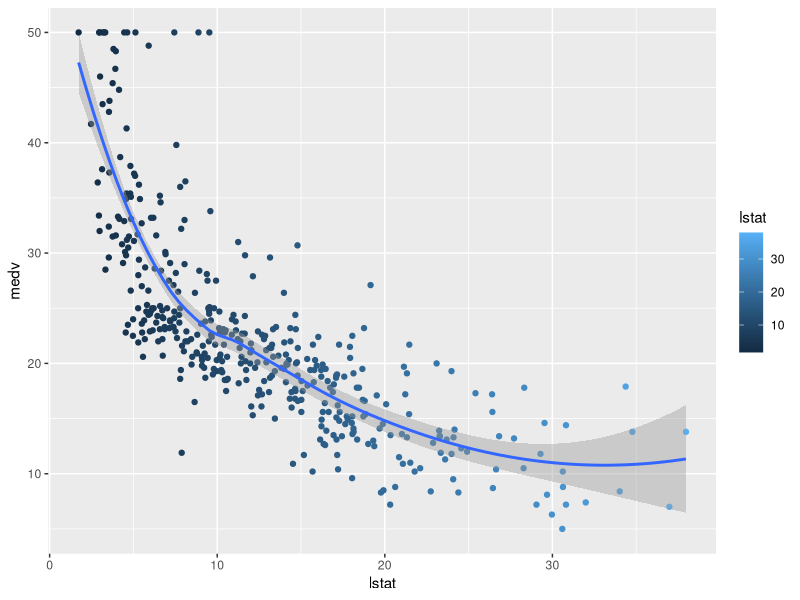

The R source for this figure: (Note: this script raises an error after producing the figure.)
# Load the dataset
library(dplyr)
library(caret)
data("Boston",package = "MASS")
Boston = as.data.frame(Boston)
str(Boston)

# Splitting the data into training and testing data
set.seed(123)
training.samples <- Boston$medv %>% createDataPartition(p = 0.8,list=FALSE)
train.data <- Boston[training.samples,]
test.data <-Boston[-training.samples]  

#Scatter Plot
ggplot(train.data,aes(lstat, medv))+
  geom_point(aes(color=lstat))+
  stat_smooth()
# Computing the linear regression model
#Model building
model<- lm(medv ~ lstat,data = train.data)
# Making predictions
as.data.frame(test.data)
predictions <- model %>% predict(test.data)
pred_lm <- predict(model,test.data)

# Model Performance
data.frame(RMSE = RMSE(predictions,test.data$medv),R2 = R2(predictions,test.data$medv))
# Visualize the data
ggplot(train.data,aes(lstat,medv))+
  geom_point()+
  stat_smooth(method = lm,formula = y~x)


# Polynomial Regression
lm(medv ~ lstat+I(lstat^2),data=train.data)
# alternatively
lm(medv~poly(lstat, 2 ,raw = TRUE),data = train.data)

# polynomial(6th order polynomial)
lm(medv~poly(lstat, 6, raw=TRUE),data = train.data)%>%summary()
# From the output it can be seen that polynomial terms beyond the fifth order are not significant
# so creating model up to fifth polynomial
 model1 <- lm(medv~poly(lstat,5,raw = TRUE),data = train.data)
#Making predictions
 pred_2 = predict(model,test.data)
# Model Performance 
 data.frame(RMSE = RMSE(predictions,test.data$medv),R2 = R2(predictions,test.data$medv))
 
 
 # Visualizing the fifth polynomial regression
 ggplot(train.data,aes(lstat,medv))+
   geom_point()+
   stast_smooth(method = lm ,formula = y~poly(x,5,raw = TRUE))
 
# Deciding on degree
# One way is by using hypothesis testing 
# This can be done using  ANOVA
fit_1 = lm(medv~lstat,data = train.data)
fit_2 = lm(medv~poly(lstat,2),data = train.data)
fit_3 = lm(medv~poly(lstat,3),data = train.data)
fit_4 = lm(medv~poly(lstat,4),data = train.data)
fit_5 = lm(medv~poly(lstat,5),data = train.data)
fit_6 = lm(medv~poly(lstat,6),data = train.data)
print(anova(fit_1,fit_2,fit_3,fit_4,fit_5,fit_6))
